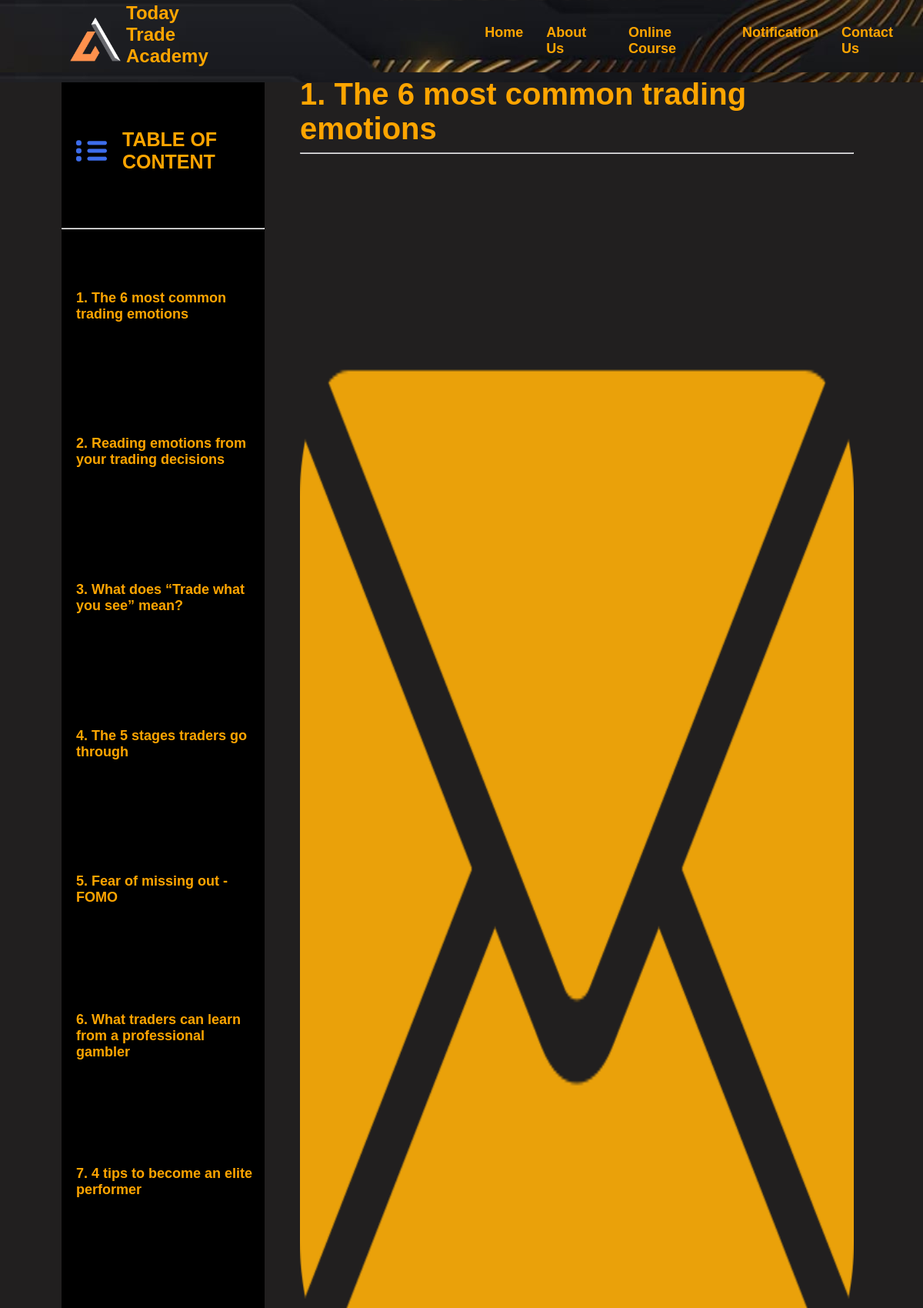
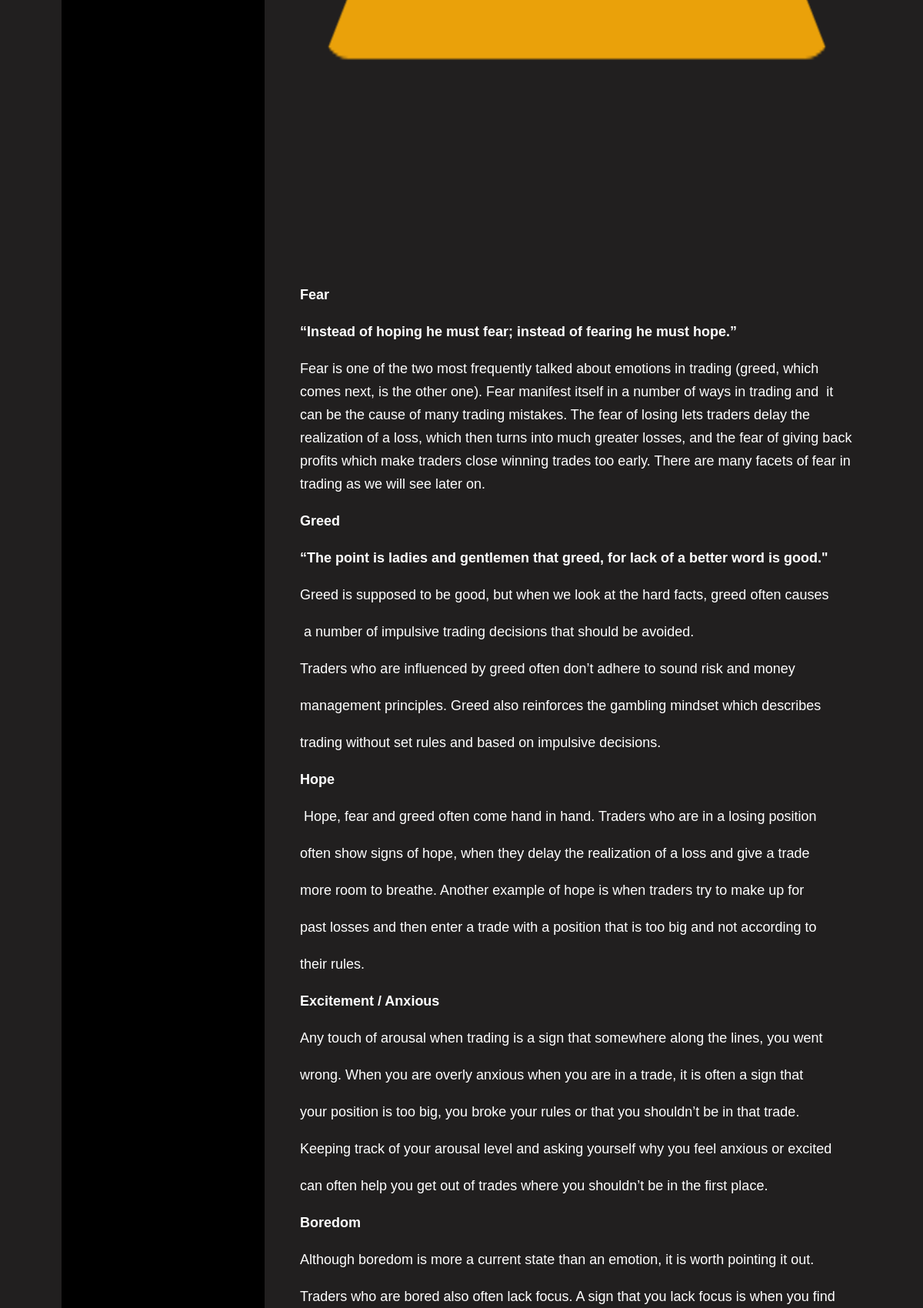
Screenshot of /traders1_31/27 (upper part) with the database file from the repository (2 pictures, top to bottom).
### begineer/models.py (models this page shows)
class course(models.Model):
    title = models.CharField(max_length=1000)
    number=models.IntegerField(default=0)
    image1 = models.ImageField(upload_to='image',default='static\image\email.png')
    desc = HTMLField()

### todaytrade/views.py (the view)
# urls.py: path('traders1_31/<id>',views.traders1_31),
def traders1_31(request,id):
    d=c1.objects.all()[26:33]
    data = c1.objects.get(id=id)
    return render(request, "traders1_31.html",{'course': data,'courses':d})

### template/traders1_31.html (shortened to what this page needs)
<html lang="en">
<head>
    <link rel="stylesheet" href="/static/css/traders.css">
    <link rel="stylesheet" href="/static/css/main.css">
</head>
<body>
    <nav>
        <div class="logo">
            <img src="/static/image/LOGO3.png" alt="..." />
            <h1>Today Trade<br />Academy</h1>
        </div>
        <div class="list">
            <ul>
                <li><a href="/">Home</a></li>
                <li>About Us</li>
                <li><a href="#">Online Course</a></li>
                <li><a href="#">Notification</a></li>
                <li><a href="contact-us">Contact Us</a></li>
            </ul>
        </div>
    </nav>
    <div class="main_content">
        <div class="table_content">
            <ol>
                <li id="tit"><img src="/static/image/tableofcontent.jpg" alt="">TABLE OF CONTENT</li>
                <hr /> {% for i in courses %}
                <a style="text-decoration: none;" href="/traders1_31/{{i.id}}">
                    <li>{{i.title}}</li>
                </a>
                {% endfor %}
            </ol>
        </div>
        <div class="data" id="p1">
            <h2>{{course.title}}</h2>
            <hr>
            <div class="ima">
                <img style="width: 60vw; height: 45vh;" src="../static/{{course.image1}}" alt="">
            </div>
            <p>{{course.desc | safe}}</p>
        </div>
    </div>
</body>
</html>

### static/css/traders.css (style rules this page uses)
body { padding: 0; margin: 0; box-sizing: border-box; }
.main_content { display: flex; padding-top: 80px; }
.table_content { margin-left: 80px; width: 20vw; }
.table_content ol { padding: 0; width: 22vw; height: 96vh; background: black; list-style: none; }
.table_content ol li { color: orange; width: 20vw; height: 4vh; font-size: 18px; margin: 10px; font-family: sans-serif; padding: 5px 0px 5px 9px; display: flex; align-items: center; }
.table_content ol li:nth-child(1) { font-size: 18px; font-weight: 600; padding: 8px 0px 8px 9px; font-family: sans-serif; }
.table_content ol li img { width: 40px; margin-right: 20px; }
#tit { font-size: 25px; }
.data { width: 60vw; margin-left: 50px; color: orange; display: none; margin-top: 20px; }
.data hr { box-shadow: 0px 0px 0px 0.1px rgb(44, 44, 96); }
.data h2 { text-align: left; margin: 0; font-size: 40px; font-family: sans-serif; }
.data { display: none; padding-left: 20px; }
.data:nth-child(2) { display: block; }
.data p { font-size: 16px; font-family: sans-serif; line-height: 30px; color: white; font-size: 18px; text-align: left; }

### static/css/main.css (style rules this page uses)
body { margin: 0; padding: 0; background-color: rgb(33, 31, 31); font-family: sans-serif; }
nav { display: flex; background: url("../image/navphoto5.jpg"); background-size: contain; position: fixed; width: 100%; z-index: 1; color: orange; }
nav .logo { display: flex; justify-content: center; align-items: center; margin-left: 7%; }
nav .logo img { width: 80px; height: 80px; margin-top: -5px; }
nav .logo h1 { margin-top: 3px; }
.list { margin-left: 23%; display: flex; justify-content: center; align-items: center; }
nav .list ul { display: flex; list-style: none; }
nav .list ul li { cursor: pointer; margin: 15px; font-size: 18px; font-family: sans-serif; font-weight: 600; }
nav .list ul li a { text-decoration: none; color: orange; }

### template/traders1_31.html (style rules this page uses)
body { margin: 0; padding: 0; background-color: rgb(33, 31, 31); font-family: sans-serif; }
nav { display: flex; background-color: rgba(33, 31, 31, 0.658); width: 100%; z-index: 1; color: orange; }
nav .logo { display: flex; justify-content: center; align-items: center; margin-left: 7%; }
nav .logo img { width: 80px; height: 80px; margin-top: -5px; }
nav .logo h1 { margin-top: 3px; }
.list { margin-left: 23%; display: flex; justify-content: center; align-items: center; }
nav .list ul { display: flex; list-style: none; }
nav .list ul li { cursor: pointer; margin: 15px; font-size: 18px; font-family: sans-serif; font-weight: 600; }
nav .list ul li a { text-decoration: none; color: orange; }
.data { height: 100vh; overflow: hidden; overflow-y: scroll; }
.table_content ol { height: 100vh; overflow: hidden; overflow-y: scroll; }
.data .ima { width: 100%; text-align: center; }

### rows the page displays
course: title "1. The 6 most common trading emotions", desc "Fear “Instead of hoping he must fear; instead of fearing he must hope.” Fear is one of the two most frequently talked about emotions in trading (greed, which comes next, is the other one). Fear manifest itself in a number of ways in trading and it can be the cause of many trading mistakes. The fear of losing lets traders delay the realization of a loss, which then turns into much greater losses, and the fear of giving back profits which make traders close winning trades too early. There are many facets of fear in trading as we will see later on. Greed “The point is ladies and gentlemen that greed, for lack of a better word is good.\" Greed is supposed to be good, but when we look at the hard…"
course: title "2. Reading emotions from your trading decisions"
course: title "3. What does “Trade what you see” mean?"
course: title "4. The 5 stages traders go through"
course: title "5. Fear of missing out - FOMO"
course: title "6. What traders can learn from a professional gambler"
course: title "7. 4 tips to become an elite performer"
